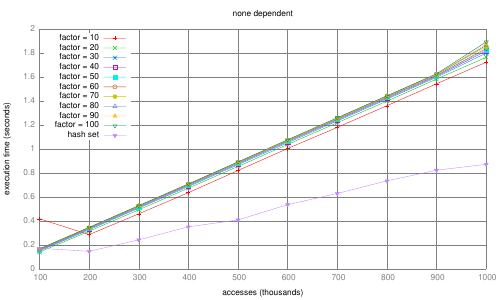

gnuplot code for this plot:
set terminal pdf
set output 'dissertation-gnuplottex-fig17.pdf'
load '../dynamic/formatted-results/long-bitvector-all/bloomfilter-deps.gnuplot'
